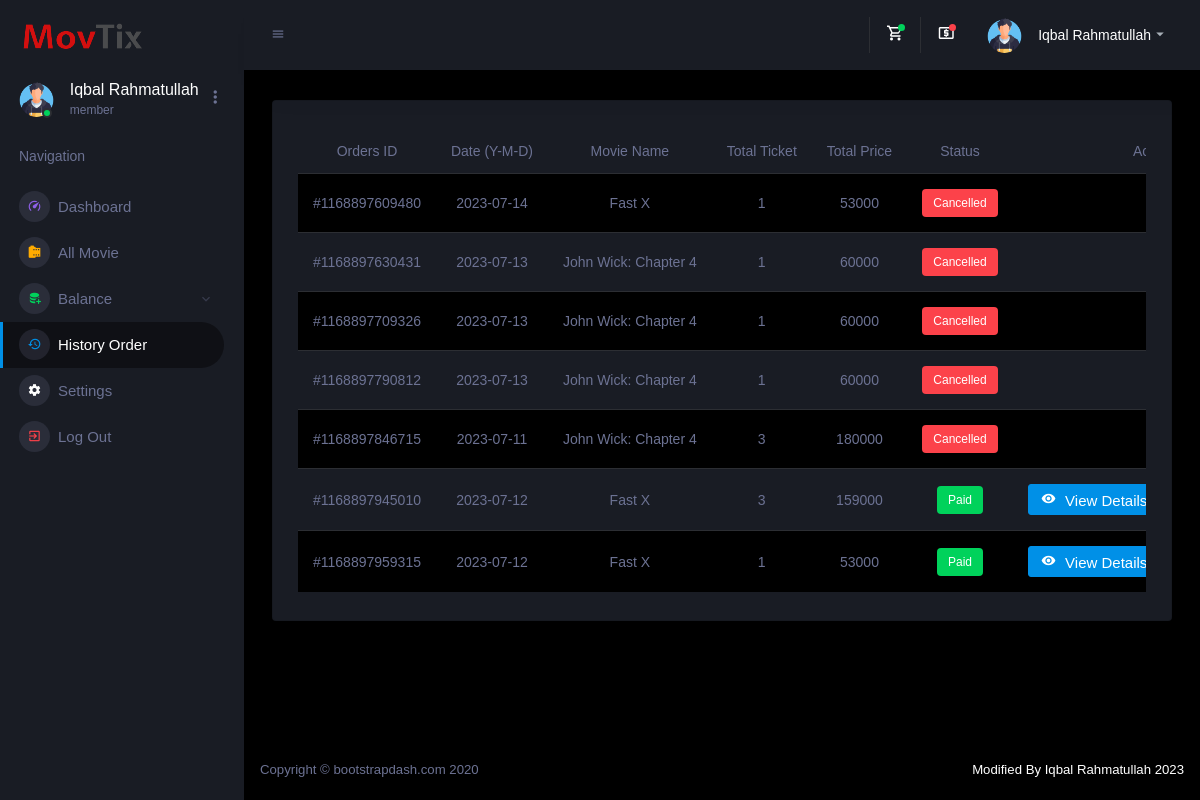
/history_orders.php (signed in), run on the app's committed database.
### tables this page shows
CREATE TABLE `data_user` (
  `id` int(11) NOT NULL,
  `nama` varchar(50) NOT NULL,
  `email` varchar(50) NOT NULL,
  `phone` varchar(50) NOT NULL,
  `jenis_kelamin` enum('laki-laki','perempuan') NOT NULL,
  `level` varchar(50) NOT NULL,
  `umur` int(11) NOT NULL,
  `saldo` int(11) NOT NULL
);

CREATE TABLE `orders` (
  `id_order` varchar(100) NOT NULL,
  `id_user` int(11) NOT NULL,
  `id_film` int(11) NOT NULL,
  `jumlah_tiket` int(11) NOT NULL,
  `tanggal_order` date NOT NULL,
  `total_harga` int(11) NOT NULL,
  `status` enum('Paid','Cancelled') NOT NULL
);

CREATE TABLE `movie` (
  `id` int(11) NOT NULL,
  `judul` varchar(39) NOT NULL,
  `deskripsi` varchar(944) NOT NULL,
  `durasi` int(11) NOT NULL,
  `tanggal_rilis` date NOT NULL,
  `poster_url` varchar(63) NOT NULL,
  `banner_url` varchar(500) NOT NULL,
  `ketentuan_umur` int(11) NOT NULL,
  `harga_tiket` int(11) NOT NULL
);

### php/koneksi.php (called while the page is built)
<?php
$koneksi = mysqli_connect("localhost", "root", "", "movie");
function hasil_query($kode)
{
    global $koneksi;
    $result = mysqli_query($koneksi, $kode);
    $data = [];
    while ($res = mysqli_fetch_assoc($result)) {
        $data[] = $res;
    }
    return $data;
}
?>

### history_orders.php (the view, shortened to what this page needs)
<?php
require('./php/koneksi.php');
$id_res = $_SESSION["id"];
$data_user = hasil_query("SELECT * FROM data_user WHERE id = '$id_res'")[0];
$data_orders = hasil_query("SELECT * FROM orders
INNER JOIN movie
ON id_film = id
LEFT JOIN seat
ON orders.id_order = seat.id_pesanan
WHERE id_user = $id_res
GROUP BY orders.id_order");
$status_orders = isset($data_orders[0]) ? true : false;
$profile_img = $data_user['jenis_kelamin'] = "Laki-Laki" ? "boy.png" : "girl.png";
?>
<!DOCTYPE html>
<html lang="en">
<head>
    <link rel="stylesheet" href="assets/vendors/mdi/css/materialdesignicons.min.css">
    <link rel="stylesheet" href="assets/vendors/css/vendor.bundle.base.css">
    <link rel="stylesheet" href="assets/vendors/jvectormap/jquery-jvectormap.css">
    <link rel="stylesheet" href="assets/vendors/flag-icon-css/css/flag-icon.min.css">
    <link rel="stylesheet" href="assets/vendors/owl-carousel-2/owl.carousel.min.css">
    <link rel="stylesheet" href="assets/vendors/owl-carousel-2/owl.theme.default.min.css">
    <link rel="stylesheet" href="assets/css/style.css">
    <link rel="stylesheet" href="css/card_movie.css">
</head>
<body>
    <div class="container-scroller">
        <nav class="sidebar sidebar-offcanvas" id="sidebar">
            <div class="sidebar-brand-wrapper d-none d-lg-flex align-items-center justify-content-center fixed-top">
                <a class="sidebar-brand brand-logo" href="index.php"><img src="assets/img/logo.png" alt="logo" /></a>
            </div>
            <ul class="nav">
                <li class="nav-item profile">
                    <div class="profile-desc">
                        <div class="profile-pic">
                            <div class="count-indicator">
                                <img class="img-xs rounded-circle " src="assets/img/<?php echo $profile_img ?>" alt="">
                                <span class="count bg-success"></span>
                            </div>
                            <div class="profile-name">
                                <h5 class="mb-0 font-weight-normal"><?php echo $data_user['nama'] ?></h5>
                                <span><?php echo $data_user['level'] ?></span>
                            </div>
                        </div>
                        <a href="#" id="profile-dropdown" data-toggle="dropdown"><i class="mdi mdi-dots-vertical"></i></a>
                    </div>
                </li>
                <li class="nav-item nav-category">
                    <span class="nav-link">Navigation</span>
                </li>
                <li class="nav-item menu-items">
                    <a class="nav-link" href="index.php">
                        <span class="menu-icon">
                            <i class="mdi mdi-speedometer"></i>
                        </span>
                        <span class="menu-title">Dashboard</span>
                    </a>
                </li>
                <li class="nav-item menu-items">
                    <a class="nav-link" href="movies.php">
                        <span class="menu-icon">
                            <i class="mdi mdi-film"></i>
                        </span>
                        <span class="menu-title">All Movie</span>
                    </a>
                </li>
                <li class="nav-item menu-items">
                    <a class="nav-link" data-toggle="collapse" href="#ui-basic" aria-expanded="false" aria-controls="ui-basic">
                        <span class="menu-icon">
                            <i class="mdi mdi-database-plus text-success"></i>
                        </span>
                        <span class="menu-title">Balance</span>
                        <i class="menu-arrow"></i>
                    </a>
                </li>
                <li class="nav-item menu-items">
                    <a class="nav-link" href="history_orders.php">
                        <span class="menu-icon">
                            <i class="mdi mdi-history"></i>
                        </span>
                        <span class="menu-title">History Order</span>
                    </a>
                </li>
                <li class="nav-item menu-items">
                    <a class="nav-link" href="settings.php">
                        <span class="menu-icon">
                            <i class="mdi mdi-settings text-white"></i>
                        </span>
                        <span class="menu-title">Settings</span>
                    </a>
                </li>
                <li class="nav-item menu-items">
                    <a class="nav-link" href="logout.php">
                        <span class="menu-icon">
                            <i class="mdi mdi-exit-to-app text-danger"></i>
                        </span>
                        <span class="menu-title">Log Out</span>
                    </a>
                </li>
            </ul>
        </nav>
        <div class="container-fluid page-body-wrapper">
            <nav class="navbar p-0 fixed-top d-flex flex-row">
                <div class="navbar-menu-wrapper flex-grow d-flex align-items-stretch">
                    <button class="navbar-toggler navbar-toggler align-self-center" type="button" data-toggle="minimize">
                        <span class="mdi mdi-menu"></span>
                    </button>
                    <ul class="navbar-nav navbar-nav-right">
                        <li class="nav-item dropdown border-left">
                            <a class="nav-link count-indicator dropdown-toggle" id="messageDropdown" href="#" data-toggle="dropdown" aria-expanded="false">
                                <i class="mdi mdi mdi-cart-outline"></i>
                                <span class="count bg-success"></span>
                            </a>
                        </li>
                        <li class="nav-item dropdown border-left">
                            <a class="nav-link count-indicator dropdown-toggle" id="notificationDropdown" href="#" data-toggle="dropdown">
                                <i class="mdi mdi mdi-cash-usd"></i>
                                <span class="count bg-danger"></span>
                            </a>
                        </li>
                        <li class="nav-item dropdown">
                            <a class="nav-link" id="profileDropdown" href="#" data-toggle="dropdown">
                                <div class="navbar-profile">
                                    <img class="img-xs rounded-circle" src="assets/img/<?php echo $profile_img ?>" alt="">
                                    <p class="mb-0 d-none d-sm-block navbar-profile-name"><?php echo $data_user['nama'] ?></p>
                                    <i class="mdi mdi-menu-down d-none d-sm-block"></i>
                                </div>
                            </a>
                        </li>
                    </ul>
                </div>
            </nav>
            <div class="main-panel">
                <div class="content-wrapper">
                    <div class="row ">
                        <div class="col-lg-12 grid-margin stretch-card">
                            <div class="card">
                                <div class="card-body">
                                    <div class="table-responsive">
                                        <?php if ($status_orders) { ?>
                                            <table class="table table-striped">
                                                <thead>
                                                    <tr class="text-center">
                                                        <th> Orders ID </th>
                                                        <th> Date (Y-M-D)</th>
                                                        <th> Movie Name </th>
                                                        <th> Total Ticket </th>
                                                        <th> Total Price </th>
                                                        <th> Status </th>
                                                        <th> Action </th>
                                                    </tr>
                                                </thead>
                                                <tbody>
                                                    <?php foreach ($data_orders as $orders) { ?>
                                                        <tr class="text-center">
                                                            <td> <?php echo $orders["id_order"] ?> </td>
                                                            <td> <?php echo $orders["tanggal_order"] ?> </td>
                                                            <td>
                                                                <?php echo $orders["judul"] ?>
                                                            </td>
                                                            <td> <?php echo $orders["jumlah_tiket"] ?> </td>
                                                            <td> <?php echo $orders["total_harga"] ?> </td>
                                                            <td><label class="badge badge-success <?php if ($orders['status'] == 'Cancelled') echo 'badge-danger' ?>"><?php echo $orders['status'] ?></label></td>
                                                            <td>
                                                                <a href="view_orders.php?id_pesanan=<?php echo str_replace('#', '', $orders['id_order']) ?>" class="btn btn-primary mr-3 <?php if ($orders['status'] == 'Cancelled') echo "d-none" ?>"><i class="mdi mdi-eye"></i> View Details</a>
                                                            </td>
                                                        </tr>
                                                    <?php } ?>
                                                </tbody>
                                            </table>
                                        <?php } ?>
                                    </div>
                                </div>
                            </div>
                        </div>
                    </div>
                </div>
                <footer class="footer">
                    <div class="d-sm-flex justify-content-center justify-content-sm-between">
                        <span class="text-muted d-block text-center text-sm-left d-sm-inline-block">Copyright © bootstrapdash.com 2020</span>
                        <span class="float-none float-sm-right d-block mt-1 mt-sm-0 text-center"> Modified By Iqbal Rahmatullah 2023</span>
                    </div>
                </footer>
            </div>
        </div>
    </div>
</body>
</html>

### css/card_movie.css (style rules this page uses)
* { -webkit-transition: 300ms; transition: 300ms; }
ul { list-style-type: none; }
h1, h2, h3, h4, h5, a { text-decoration: none; color: inherit; }

### data on the page
data_user: nama "Iqbal Rahmatullah", level "member"
orders: id_order "#1168897609480", tanggal_order "2023-07-14", movie.judul "Fast X", jumlah_tiket "1", total_harga "53000", status "Cancelled"
orders: id_order "#1168897630431", tanggal_order "2023-07-13", movie.judul "John Wick: Chapter 4", jumlah_tiket "1", total_harga "60000", status "Cancelled"
orders: id_order "#1168897709326", tanggal_order "2023-07-13", movie.judul "John Wick: Chapter 4", jumlah_tiket "1", total_harga "60000", status "Cancelled"
orders: id_order "#1168897790812", tanggal_order "2023-07-13", movie.judul "John Wick: Chapter 4", jumlah_tiket "1", total_harga "60000", status "Cancelled"
orders: id_order "#1168897846715", tanggal_order "2023-07-11", movie.judul "John Wick: Chapter 4", jumlah_tiket "3", total_harga "180000", status "Cancelled"
orders: id_order "#1168897945010", tanggal_order "2023-07-12", movie.judul "Fast X", jumlah_tiket "3", total_harga "159000", status "Paid"
orders: id_order "#1168897959315", tanggal_order "2023-07-12", movie.judul "Fast X", jumlah_tiket "1", total_harga "53000", status "Paid"
